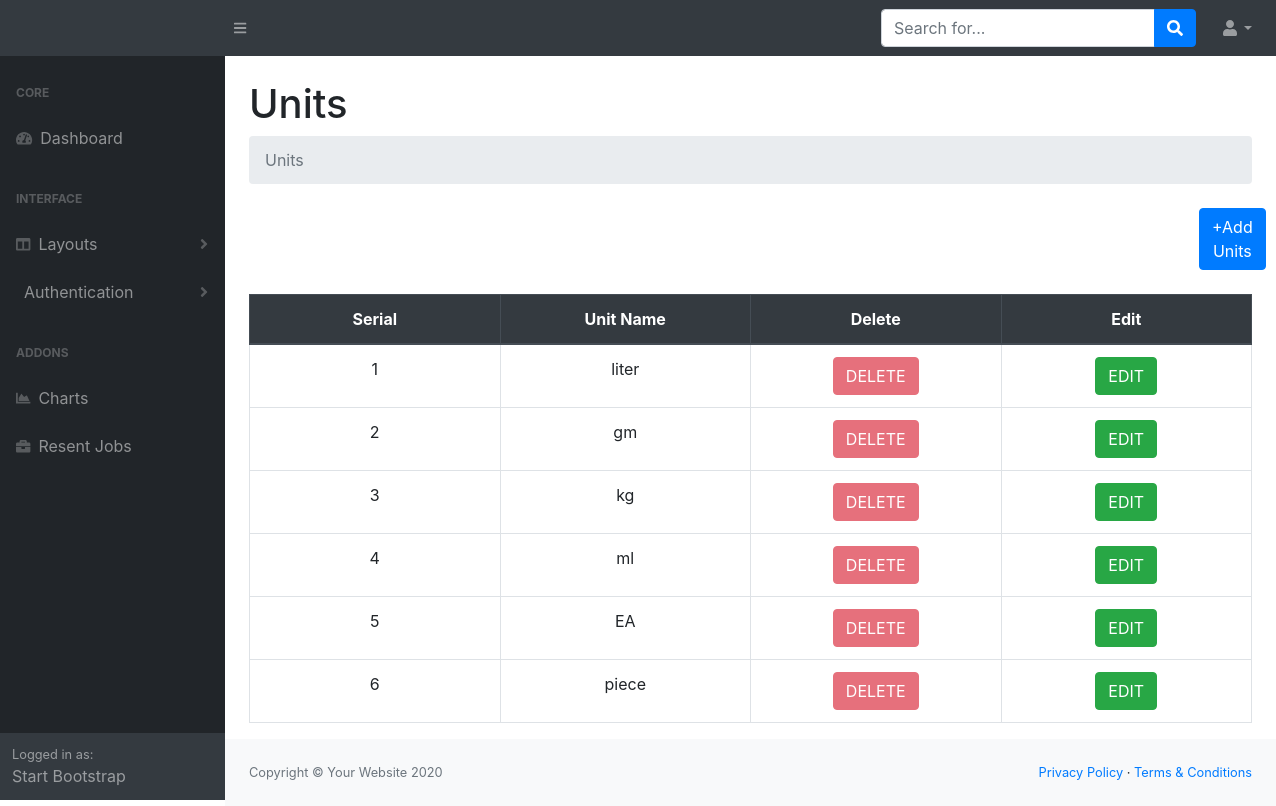
Screenshot of /admin_panel/unit_list.php with the database file from the repository.
### tables this page shows
CREATE TABLE `unit` (
  `unit_id` int(30) NOT NULL,
  `u_name` varchar(100) NOT NULL
);

### admin_panel/unit_list.php (the view, shortened to what this page needs)
<!DOCTYPE html>
<html lang="en">
<head>
<?php
    include "layouts/head.php";
    ?>
</head>
<body class="sb-nav-fixed">
     <div class="top_nav">
        <?php
            include "layouts/top_nav.php";
            ?>
    </div>
 <div id="layoutSidenav">
            <?php
            include "layouts/sidebar_menu.php";
            ?>
            <div id="layoutSidenav_content">
                <main>
                    <div class="container-fluid">
                        <h1 class="mt-4">Units</h1>
                        <ol class="breadcrumb mb-4">
                            <li class="breadcrumb-item active">Units</li>
                        </ol>
                        <?php
$con=mysqli_connect('localhost','root','','eshop');
$sql="select * FROM unit";
$res=mysqli_query($con,$sql);
?>
<html>
<button type="button" class="btn btn-primary" style="margin-left: 950px;" data-toggle="modal" data-target="#btn_add_unit">
  +Add Units
</button><br><br>
<div class="table-responsive">
<table class="table table-bordered" id="dataTable" width="80%" cellspacing="0">
<thead  class="thead-dark">
<tr style="text-align:center;">
<th>Serial</th>
<th>Unit Name</th>
<th>Delete</th>
<th>Edit</th>
</tr>
</thead>
<?php
$serial=1;
while($row=mysqli_fetch_array($res))
{
?>
<tr style="text-align:center;">
<td width="20%"><?php echo $serial++; ?> </td>
<td width="20%"><?php echo $row["u_name"]; ?> </td>
<td width="20%">
<?php
$u_id=$row['unit_id'];
   $d_sql="select distinct unit.unit_id from unit, product where product.unit_id=$u_id ";
   $d_res=mysqli_query($con,$d_sql);
   $count=mysqli_num_rows( $d_res);
   if($count<1){
  ?>
<a href="deleteunit.php?id=<?php echo $row["unit_id"]?>" class="btn btn-danger"
onClick="return confirm('Are you sure you want to delete?');" >DELETE </a>
<?php
   }else{
?>
<span style="cursor: not-allowed;">
   <button class="btn btn-danger"  style="pointer-events: none;
     opacity: 0.7;"> DELETE</button>
</span>
<?php
   }
   ?>
</td>
<td width="20%"><a href="updateunit.php?id=<?php echo $row["unit_id"] ?>" class="btn btn-success">EDIT</a></td>
</tr>
<?php
}
?>
</table>
</div>
</body>
</html>
                <footer class="py-4 bg-light mt-auto">
                    <div class="container-fluid">
                        <div class="d-flex align-items-center justify-content-between small">
                            <div class="text-muted">Copyright &copy; Your Website 2020</div>
                            <div>
                                <a href="#">Privacy Policy</a>
                                &middot;
                                <a href="#">Terms &amp; Conditions</a>
                            </div>
                        </div>
                    </div>
                </footer>
</body>
</html>

### rows the page displays
unit: u_name "liter"
unit: u_name "gm"
unit: u_name "kg"
unit: u_name "ml"
unit: u_name "EA"
unit: u_name "piece"
